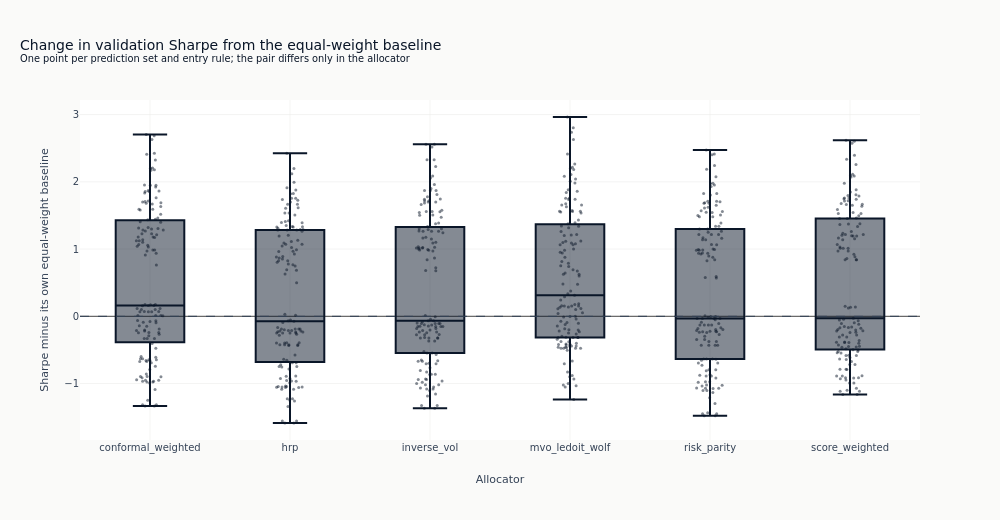

This figure's notebook cell:
### Markdown cell above
One distribution per allocator, over every pair. The zero line is equal weight: a point above
it is a configuration that sizing improved, and the fraction of each distribution above the
line is the more informative reading than any single point in it.

### Code cell
order = sorted(set(paired.get_column("allocator")))
fig = go.Figure()
for allocator in order:
    panel = paired.filter(pl.col("allocator") == allocator)
    fig.add_trace(
        go.Box(
            y=panel.get_column("sharpe_change").to_list(),
            name=allocator,
            marker_color=COLORS["blue"],
            boxpoints="all",
            jitter=0.4,
            pointpos=0,
            marker={"size": 3, "opacity": 0.5},
            showlegend=False,
        )
    )
fig.add_hline(y=0, line_width=1, line_dash="dash", line_color=COLORS["neutral"])
fig.update_layout(
    title={
        "text": "Change in validation Sharpe from the equal-weight baseline"
        "<br><sup>One point per prediction set and entry rule; the pair differs only in the "
        "allocator</sup>",
        "x": 0.02,
        "xanchor": "left",
    },
    xaxis_title="Allocator",
    yaxis_title="Sharpe minus its own equal-weight baseline",
    height=520,
    width=1000,
)
show_plotly_with_alt(
    fig,
    "Box plots with every pair overlaid as a point, one box per allocator, of the change in "
    "annualized validation Sharpe against the equal-weight baseline built on the same prediction "
    "set and entry rule. A dashed horizontal line marks zero, meaning no change from equal "
    "weight. Every allocator's distribution straddles that line, and the boxes overlap one "
    "another, so no allocator separates from equal weight or from the others.",
)

### Figure 1 — Plotly figure (JSON) as saved in the notebook; plotly's stock layout.template omitted (floating-point values rounded to 4 significant figures; data arrays with more than 128 entries replaced by an {"elided": "..."} marker saying what was removed)
{"data": [{"boxpoints": "all", "jitter": 0.4, "marker": {"color": "#0a1628", "opacity": 0.5, "size": 3}, "name": "conformal_weighted", "pointpos": 0, "showlegend": false, "type": "box", "y": {"elided": "135 float values"}}, {"boxpoints": "all", "jitter": 0.4, "marker": {"color": "#0a1628", "opacity": 0.5, "size": 3}, "name": "hrp", "pointpos": 0, "showlegend": false, "type": "box", "y": {"elided": "135 float values"}}, {"boxpoints": "all", "jitter": 0.4, "marker": {"color": "#0a1628", "opacity": 0.5, "size": 3}, "name": "inverse_vol", "pointpos": 0, "showlegend": false, "type": "box", "y": {"elided": "135 float values"}}, {"boxpoints": "all", "jitter": 0.4, "marker": {"color": "#0a1628", "opacity": 0.5, "size": 3}, "name": "mvo_ledoit_wolf", "pointpos": 0, "showlegend": false, "type": "box", "y": {"elided": "135 float values"}}, {"boxpoints": "all", "jitter": 0.4, "marker": {"color": "#0a1628", "opacity": 0.5, "size": 3}, "name": "risk_parity", "pointpos": 0, "showlegend": false, "type": "box", "y": {"elided": "135 float values"}}, {"boxpoints": "all", "jitter": 0.4, "marker": {"color": "#0a1628", "opacity": 0.5, "size": 3}, "name": "score_weighted", "pointpos": 0, "showlegend": false, "type": "box", "y": {"elided": "135 float values"}}], "layout": {"height": 520, "shapes": [{"line": {"color": "#334155", "dash": "dash", "width": 1}, "type": "line", "x0": 0, "x1": 1, "xref": "x domain", "y0": 0, "y1": 0, "yref": "y"}], "title": {"text": "Change in validation Sharpe from the equal-weight baseline<br><sup>One point per prediction set and entry rule; the pair differs only in the allocator</sup>", "x": 0.02, "xanchor": "left"}, "width": 1000, "xaxis": {"title": {"text": "Allocator"}}, "yaxis": {"title": {"text": "Sharpe minus its own equal-weight baseline"}}}}
